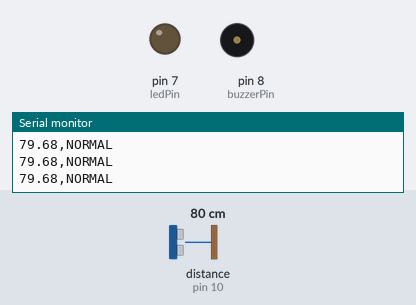
Bench run of a sketch on a simulated Arduino Uno, built with avr-gcc and run on an emulated ATmega328P. On the bench: output pins drawn as LEDs (lit = HIGH), buzzer (waves = sounding), the last lines printed to the serial monitor. Wiring (inferred from the names in the program): ultrasonic range finder: trigger pin 9; echo pin 10. The test bench sets the inputs (shaded band); at power-on: distance to the obstacle (sensor on pin 10) 80 cm. The echo pulse lasts 58.3 µs per cm; pins used as bus, display or sensor lines are not drawn.

Above: at 1.2 s.
1.3 s: distance to the obstacle (sensor on pin 10) set to 34 cm
2.8 s: distance to the obstacle (sensor on pin 10) set to 27 cm
At 4.0 s:
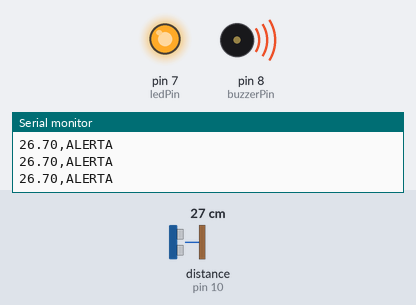
4.3 s: distance to the obstacle (sensor on pin 10) set to 35 cm
At 5.4 s:
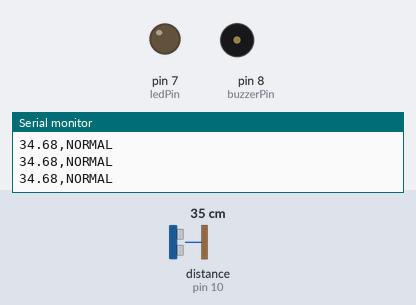
5.8 s: distance to the obstacle (sensor on pin 10) set to 2 cm
At 6.9 s:
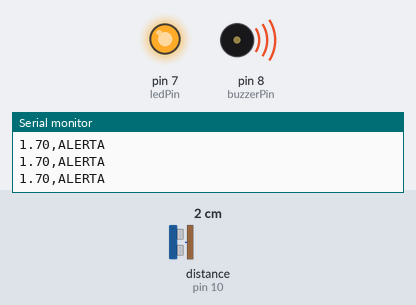
Timing chart, 0 to 8.4 s (numbered marks = the images above; inputs shaded):
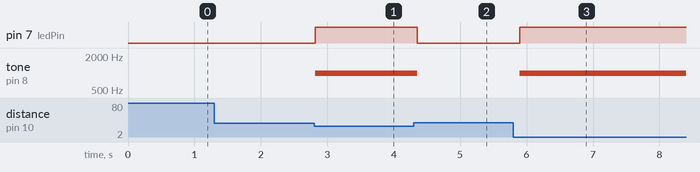

The sketch:

seguranca_arduino.ino
```cpp
// Arduino UNO: sensor HC-SR04 + LED + buzzer.
// Envia pela USB no formato: 20.00,ALERTA ou 80.00,NORMAL
// Projeto didatico: NAO e sistema certificado de seguranca de maquinas.
const int trigPin = 9;
const int echoPin = 10;
const int ledPin = 7;
const int buzzerPin = 8;
const float limiteDistancia = 30.0; // cm

void setup() {
  pinMode(trigPin, OUTPUT);
  pinMode(echoPin, INPUT);
  pinMode(ledPin, OUTPUT);
  pinMode(buzzerPin, OUTPUT);
  Serial.begin(9600);
}

void loop() {
  digitalWrite(trigPin, LOW);
  delayMicroseconds(2);
  digitalWrite(trigPin, HIGH);
  delayMicroseconds(10);
  digitalWrite(trigPin, LOW);

  unsigned long duracao = pulseIn(echoPin, HIGH, 30000UL);

  if (duracao == 0) {
    // Sem eco: nao envie um valor de distancia falso.
    // A API indica SEM_SINAL quando para de receber leituras.
    digitalWrite(ledPin, LOW);
    noTone(buzzerPin);
  } else {
    float distancia = duracao * 0.0343 / 2.0;
    bool alerta = distancia <= limiteDistancia;

    digitalWrite(ledPin, alerta ? HIGH : LOW);
    if (alerta) {
      tone(buzzerPin, 1000);
    } else {
      noTone(buzzerPin);
    }

    Serial.print(distancia, 2);
    Serial.print(",");
    Serial.println(alerta ? "ALERTA" : "NORMAL");
  }
  delay(100);
}
```

Measured:
- the behaviour switches between 31 and 30 cm on distance to the obstacle (sensor on pin 10) (found by bisection; images 0 and 1)
- after the input at 2.8 s, pin 7 (ledPin): LOW → HIGH at once; tone on pin 8 (buzzerPin): silent → 1000 Hz at once
- after the input at 4.3 s, pin 7 (ledPin): HIGH → LOW after 0.06 s; tone on pin 8 (buzzerPin): 1000 Hz → silent after 0.06 s
- after the input at 5.8 s, pin 7 (ledPin): LOW → HIGH after 0.10 s; tone on pin 8 (buzzerPin): silent → 1000 Hz after 0.10 s
